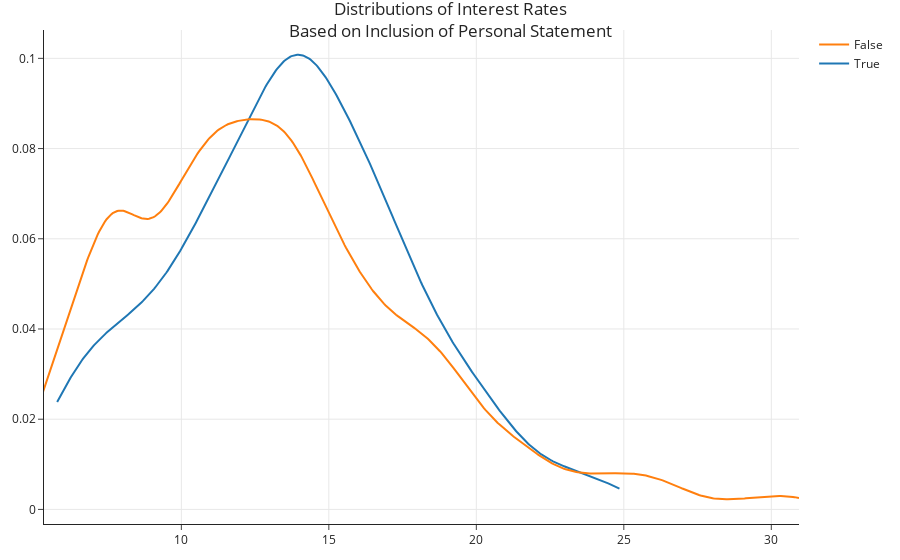

The cell this chart's notebook holds for it:
### Markdown cell above
Now that we've investigated the role of some of the quantitative factors behind interest rates, let's look at some of the more subjective factors. Take a look at the following personal statement, for example:

> i recently proposed to my girlfriend of almost 8 yrs now and everything was going well untill our pug (ody) the middle of my three dogs started limping around and stumbling all the time. well come to find out he has a tumor on his spine. not very good news for us as our dogs are pretty much our children. so the reason for my loan request is the money i spent on the engagement ring was most of my savings and then i had to take out paydayloans loans for the mylogram bill, wich is similar to an MRI. $2,700 along with meds, visits etc.

You suspect that, perhaps, loans that included personal statements in their applications were given higher interest rates than loans that didn't include personal statements in their applications. This is true in `loans`:

### Code cell
display(loans.assign(has_ps=loans['desc'].notna()).groupby('has_ps')['int_rate'].describe())
create_kde_plotly(
    loans.assign(has_ps=loans['desc'].notna()),
    'has_ps',
    True,
    False,
    'int_rate',
    title='Distributions of Interest Rates<br>Based on Inclusion of Personal Statement'
)

### Figure 1 — Plotly figure (JSON) as saved in the notebook; plotly's stock layout.template omitted (floating-point values rounded to 4 significant figures; data arrays with more than 128 entries replaced by an {"elided": "..."} marker saying what was removed)
{"data": [{"legendgroup": "True", "marker": {"color": "rgb(31, 119, 180)"}, "mode": "lines", "name": "True", "showlegend": true, "type": "scatter", "x": {"elided": "500 float values"}, "xaxis": "x", "y": {"elided": "500 float values"}, "yaxis": "y"}, {"legendgroup": "False", "marker": {"color": "rgb(255, 127, 14)"}, "mode": "lines", "name": "False", "showlegend": true, "type": "scatter", "x": {"elided": "500 float values"}, "xaxis": "x", "y": {"elided": "500 float values"}, "yaxis": "y"}], "layout": {"autosize": true, "barmode": "overlay", "hovermode": "closest", "legend": {"traceorder": "reversed"}, "title": {"text": "Distributions of Interest Rates<br>Based on Inclusion of Personal Statement"}, "xaxis": {"anchor": "y2", "autorange": true, "domain": [0, 1], "range": [5.31, 30.94], "type": "linear", "zeroline": false}, "yaxis": {"anchor": "free", "autorange": true, "domain": [0, 1], "position": 0, "range": [-0.003232, 0.1063], "type": "linear"}}}
